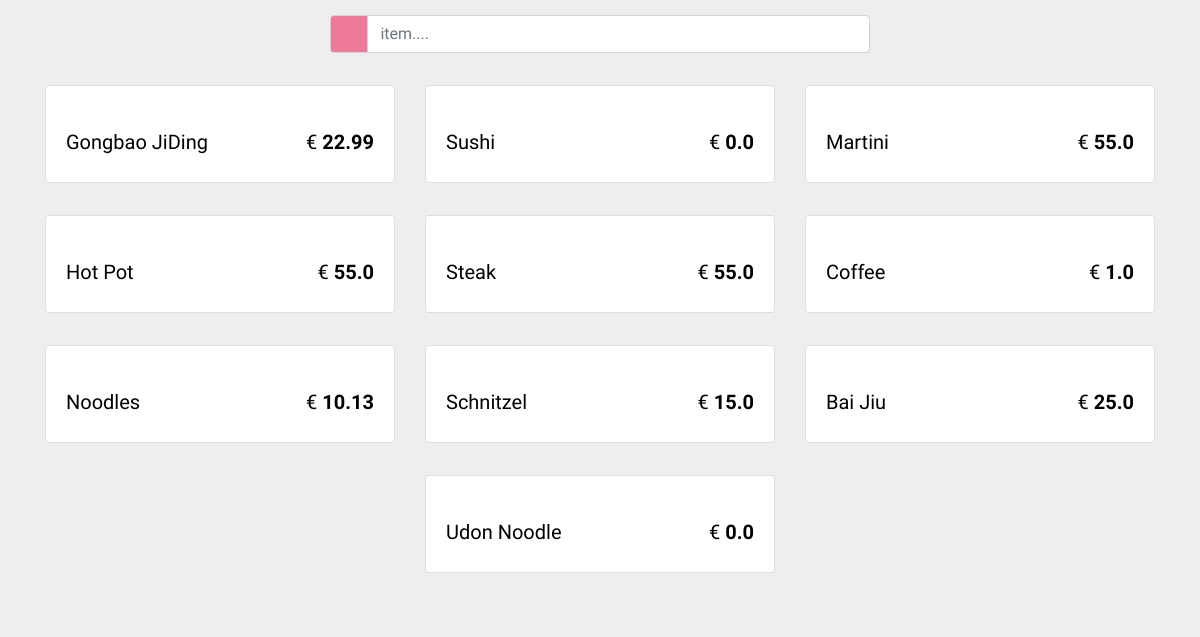
Before: /takeaway/frontviews (lower part) with the older database file.
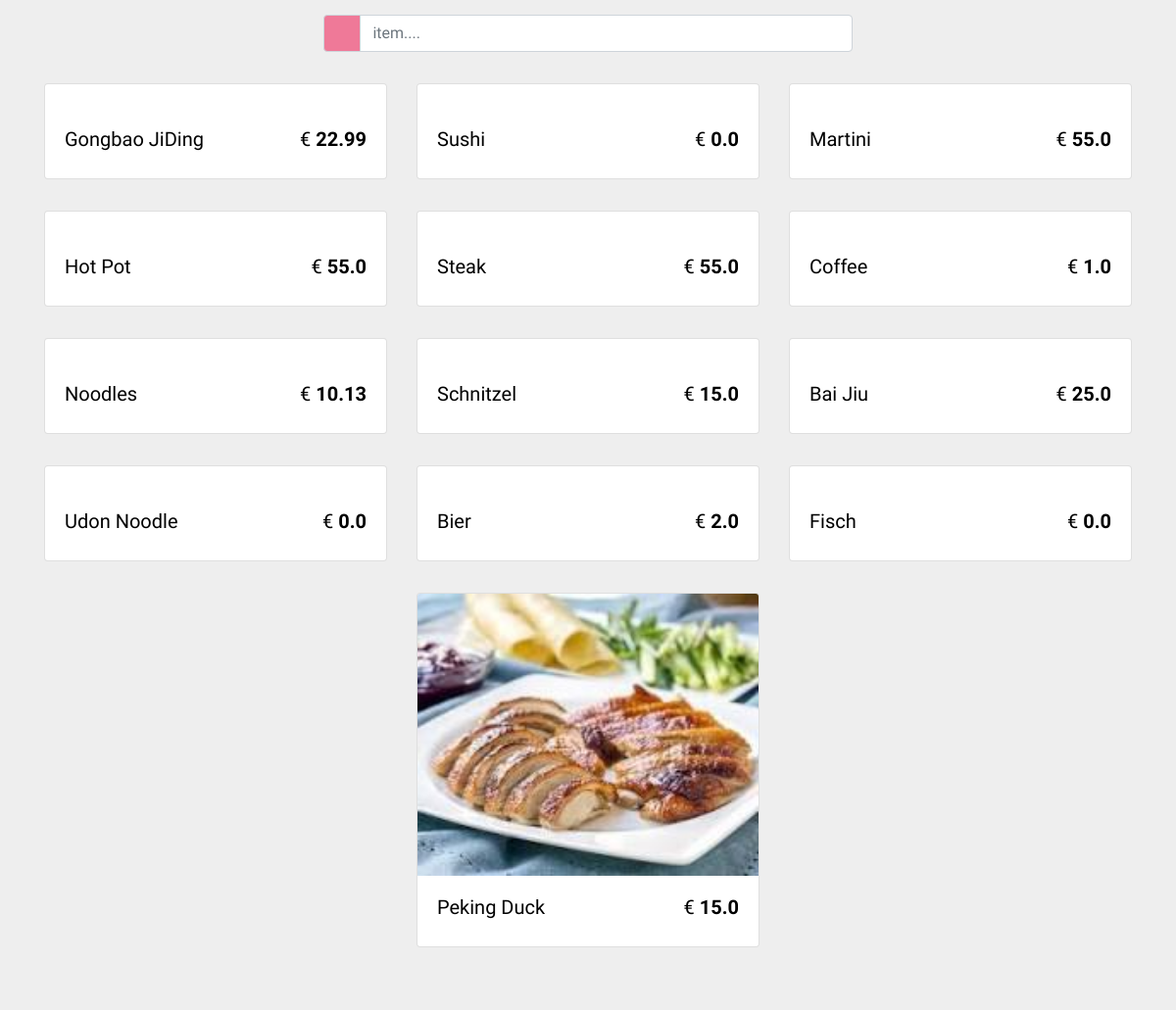
After: the same page with the newer database file.
### app/models.py (models this page shows, shortened)
class Food(db.Model):
    id = db.Column(db.Integer, primary_key=True, index=True, unique=True)
    name = db.Column(db.String(100), unique=False, nullable=False)
    category = db.Column(db.String(100), unique=False, nullable=False)
    class_name = db.Column(db.String(100))
    description = db.Column(db.String(200), unique=False, nullable=False)
    price_gross = db.Column(db.Float(2), nullable=False)
    price_net_out = db.Column(db.Float(2), nullable=False)
    price_net_in = db.Column(db.Float(2), nullable=False)
    eat_manner = db.Column(db.String(100))
    image = db.Column(db.String(100), nullable=False)
    container = db.Column(db.String(300))
    inUse = db.Column(db.Boolean, default=True)
    cn_description = db.Column(db.String(500))

### app/routes.py (the view)
@app.route("/takeaway/frontviews")
def food_frontview():
    dishes = Food.query.filter(Food.inUse == True).all()
    categories = list(set([dish.category for dish in dishes]))
    return render_template('foodfrontview.html',
                           dishes=dishes,
                           categories=categories,
                           title='Xstar Bar',
                           tel="+ 49 555555")

### app/templates/foodfrontview.html (shortened to what this page needs)
<!DOCTYPE html>
<html lang="en">
<head>
  <link rel="stylesheet" href="{{ url_for('static', filename='css/bootstrap.min.css') }}">
  <link rel="stylesheet" href="{{ url_for('static', filename='front_end_css/style.css') }}">
  <link rel="stylesheet" href="{{ url_for('static', filename='fontawesome-free/css/all.css') }}">
</head>
<body>
  <section id="store" class="store py-5">
    <div class="container">
      <div class="row">
        <div class=" col-lg-8 mx-auto d-flex justify-content-around my-2 sortBtn flex-wrap">
        </div>
      </div>
      <div class="row">
        <div class="col-10 mx-auto col-md-6">
          <form>
            <div class="input-group mb-3">
              <div class="input-group-prepend ">
                <span class="input-group-text search-box" id="search-icon"><i class="fas fa-search"></i></span>
              </div>
              <input type="text" class="form-control" placeholder='item....' id="search-item">
            </div>
          </form>
        </div>
      </div>
      <div class="row" class="store-items" id="store-items">
        {% for dish in dishes %}
        <div class="col-10 col-sm-6 col-lg-4 mx-auto my-3 store-item sweets" data-item="sweets" id={{ dish.id }}>
          <div class="card ">
            <div class="img-container">
              <img src="{{ url_for('static', filename='img/' + dish.image)}}" class="card-img-top store-img" alt="">
            </div>
            <div class="card-body">
              <div class="card-text d-flex justify-content-between text-capitalize">
                <h5 id="store-item-name">{{ dish.name }}</h5>
                <h5 class="store-item-value">€ <strong id="store-item-price" class="font-weight-bold">{{ dish.price_gross  }}</strong></h5>
              </div>
            </div>
          </div>
        </div>
        {% endfor %}
      </div>
  </section>
</body>
</html>

### app/static/front_end_css/style.css (style rules this page uses)
:root { --mainPink: #ef7998; --mainYellow: rgb(249, 228, 148); --mainWhite: #fff; --mainBlack: #000; --yellowTrans: rgba(249, 228, 148, 0.5); --mainGrey: rgb(238, 238, 238); }
body { font-family: "Kaushan Script", cursive; background: var(--mainWhite); color: var(--mainBlack); }
.store { background: var(--mainGrey); }
.img-container { position: relative; overflow: hidden; cursor: pointer; }
.store-img { transition: all 1s ease-in-out; }
.store-item-value { color: --mainYellow; }
.search-box { background: var(--mainPink); color: var(--mainBlack); }

Changed rows visible on the page:
added Food: name "Bier", price_gross "2.0"
added Food: name "Fisch", price_gross "0.0"
added Food: image (picture), name "Peking Duck", price_gross "15.0"
